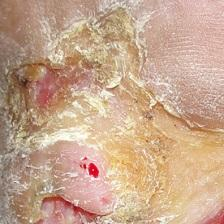
#> input picture dist/test_dataset/Grade 1/112_jpg.rf.472615b206cdec5593b07c5716920e47.jpg, 224 x 224 px
$ python -i preprocessing.py   (imports and definitions only)
#> lines starting #> are read from the running program, lines starting #| are printed output that depends on the picture
import cv2
import numpy as np

def apply_noise_reduction(image: np.ndarray) -> np.ndarray:
    """Apply Bilateral Filter to reduce noise while maintaining sharp edges."""
    # d=9, sigmaColor=75, sigmaSpace=75 is standard for general edge-preserving smoothing
    return cv2.bilateralFilter(image, d=9, sigmaColor=75, sigmaSpace=75)

def apply_clahe_contrast_enhancement(image: np.ndarray) -> np.ndarray:
    """Apply Contrast Limited Adaptive Histogram Equalization (CLAHE) on LAB color space."""
    # Convert image from RGB (expected input) to LAB color space
    lab = cv2.cvtColor(image, cv2.COLOR_RGB2LAB)
#> lab: shape (224, 224, 3); mean of channels 0, 1, 2 179.6, 136.4, 145.6
    l_chan, a, b = cv2.split(lab)
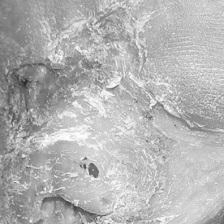
#> l_chan: shape (224, 224); min 39, max 254, mean 179.6
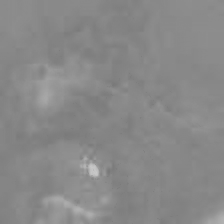
#> a: shape (224, 224); min 121, max 201, mean 136.4
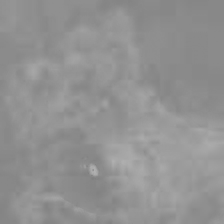
#> b: shape (224, 224); min 127, max 178, mean 145.6

    # Create CLAHE object
    clahe = cv2.createCLAHE(clipLimit=3.0, tileGridSize=(8, 8))
    cl = clahe.apply(l_chan)
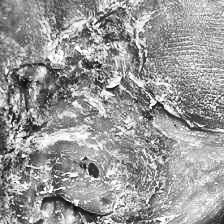
#> cl: shape (224, 224); min 12, max 255, mean 153

    # Merge and convert back to RGB
    limg = cv2.merge((cl, a, b))
#> limg: shape (224, 224, 3); mean of channels 0, 1, 2 153, 136.4, 145.6
    return cv2.cvtColor(limg, cv2.COLOR_LAB2RGB)
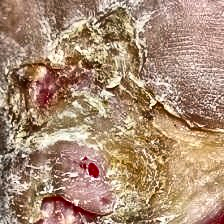
#> returned value: shape (224, 224, 3); mean R, G, B 170.3, 140.2, 116

def preprocess_foot_image(image_bytes: bytes, target_size: tuple = (224, 224)) -> tuple[np.ndarray, np.ndarray]:
    """
    Complete preprocessing pipeline.
    Returns:
        1. rgb_img: Original clinical RGB image in array form.
        2. model_tensor: Float32 RGB tensor of shape (1, 224, 224, 3) ready for model_runner.
    """
    # Load image from bytes using OpenCV
    nparr = np.frombuffer(image_bytes, np.uint8)
    # Decode to BGR
    bgr_img = cv2.imdecode(nparr, cv2.IMREAD_COLOR)
    if bgr_img is None:
        raise ValueError("Could not decode image bytes.")

    # Convert BGR to RGB
    rgb_img = cv2.cvtColor(bgr_img, cv2.COLOR_BGR2RGB)

    # Resize to model input shape (preserving clinical color distribution for neural network)
    resized = cv2.resize(rgb_img, target_size, interpolation=cv2.INTER_AREA)
    model_tensor = np.expand_dims(resized.astype(np.float32), axis=0)

    return rgb_img, model_tensor

>>> import cv2
>>> picture = cv2.cvtColor(cv2.imread('../../../dist/test_dataset/Grade 1/112_jpg.rf.472615b206cdec5593b07c5716920e47.jpg'), cv2.COLOR_BGR2RGB)
>>> result = apply_clahe_contrast_enhancement(picture)

$ run again, on dist/test_dataset/Grade 1/301417_jpg.rf.a80f7142529c1944b62f114f4fd95297.jpg
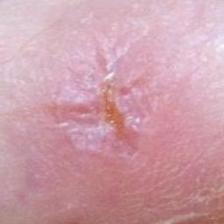
#> input picture dist/test_dataset/Grade 1/301417_jpg.rf.a80f7142529c1944b62f114f4fd95297.jpg, 224 x 224 px
#> lab: shape (224, 224, 3); mean of channels 0, 1, 2 178, 147.2, 129.2
#> in apply_clahe_contrast_enhancement, `cl = clahe.apply(l_chan)`:
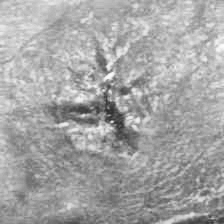
#> cl: shape (224, 224); min 47, max 253, mean 164.7
#> limg: shape (224, 224, 3); mean of channels 0, 1, 2 164.7, 147.2, 129.2
#> in apply_clahe_contrast_enhancement, `return cv2.cvtColor(limg, cv2.COLOR_LAB2RGB)`:
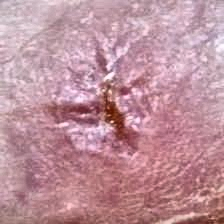
#> returned value: shape (224, 224, 3); mean R, G, B 190.6, 144.9, 155.9
